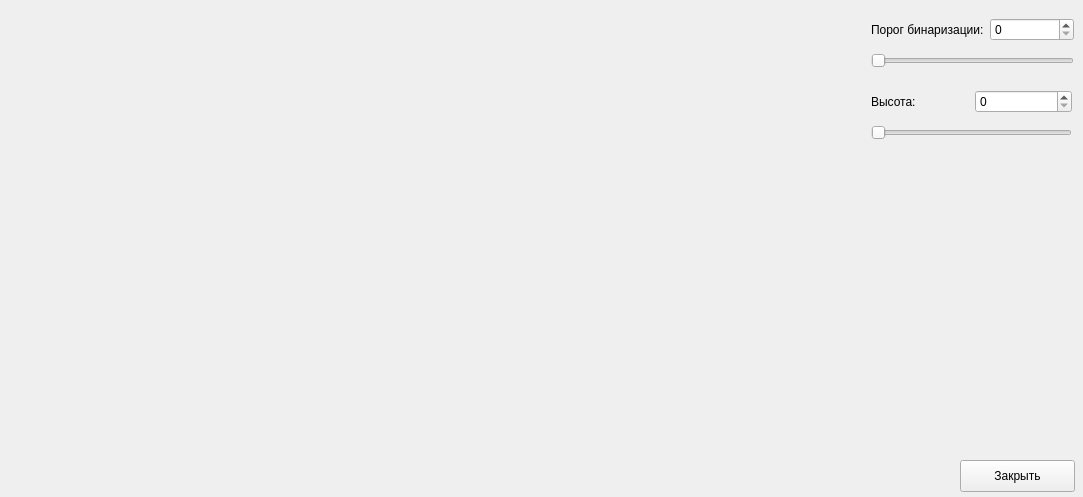
<?xml version="1.0" encoding="UTF-8"?>
<ui version="4.0">
 <class>FilterDialog</class>
 <widget class="QDialog" name="FilterDialog">
  <property name="geometry">
   <rect>
    <x>0</x>
    <y>0</y>
    <width>1083</width>
    <height>497</height>
   </rect>
  </property>
  <property name="windowTitle">
   <string>Dialog</string>
  </property>
  <widget class="QPushButton" name="closeButton">
   <property name="geometry">
    <rect>
     <x>960</x>
     <y>460</y>
     <width>115</width>
     <height>32</height>
    </rect>
   </property>
   <property name="focusPolicy">
    <enum>Qt::NoFocus</enum>
   </property>
   <property name="text">
    <string>Закрыть</string>
   </property>
  </widget>
  <widget class="QWidget" name="">
   <property name="geometry">
    <rect>
     <x>871</x>
     <y>12</y>
     <width>203</width>
     <height>62</height>
    </rect>
   </property>
   <layout class="QVBoxLayout" name="verticalLayout">
    <item>
     <layout class="QHBoxLayout" name="horizontalLayout">
      <item>
       <widget class="QLabel" name="label">
        <property name="text">
         <string>Порог бинаризации:</string>
        </property>
       </widget>
      </item>
      <item>
       <widget class="QSpinBox" name="spinBox">
        <property name="maximum">
         <number>255</number>
        </property>
       </widget>
      </item>
     </layout>
    </item>
    <item>
     <widget class="QSlider" name="horizontalSlider">
      <property name="maximum">
       <number>255</number>
      </property>
      <property name="singleStep">
       <number>1</number>
      </property>
      <property name="orientation">
       <enum>Qt::Horizontal</enum>
      </property>
     </widget>
    </item>
   </layout>
  </widget>
  <widget class="QWidget" name="">
   <property name="geometry">
    <rect>
     <x>871</x>
     <y>84</y>
     <width>201</width>
     <height>62</height>
    </rect>
   </property>
   <layout class="QVBoxLayout" name="verticalLayout_2">
    <item>
     <layout class="QHBoxLayout" name="horizontalLayout_2">
      <item>
       <widget class="QLabel" name="labelBlur">
        <property name="text">
         <string>Высота:</string>
        </property>
       </widget>
      </item>
      <item>
       <widget class="QSpinBox" name="spinBoxBlur"/>
      </item>
     </layout>
    </item>
    <item>
     <widget class="QSlider" name="horizontalSliderBlur">
      <property name="orientation">
       <enum>Qt::Horizontal</enum>
      </property>
     </widget>
    </item>
   </layout>
  </widget>
 </widget>
 <resources/>
 <connections>
  <connection>
   <sender>spinBox</sender>
   <signal>valueChanged(int)</signal>
   <receiver>horizontalSlider</receiver>
   <slot>setValue(int)</slot>
   <hints>
    <hint type="sourcelabel">
     <x>1023</x>
     <y>22</y>
    </hint>
    <hint type="destinationlabel">
     <x>967</x>
     <y>63</y>
    </hint>
   </hints>
  </connection>
  <connection>
   <sender>horizontalSlider</sender>
   <signal>valueChanged(int)</signal>
   <receiver>spinBox</receiver>
   <slot>setValue(int)</slot>
   <hints>
    <hint type="sourcelabel">
     <x>1014</x>
     <y>63</y>
    </hint>
    <hint type="destinationlabel">
     <x>1035</x>
     <y>20</y>
    </hint>
   </hints>
  </connection>
  <connection>
   <sender>spinBoxBlur</sender>
   <signal>valueChanged(int)</signal>
   <receiver>horizontalSliderBlur</receiver>
   <slot>setValue(int)</slot>
   <hints>
    <hint type="sourcelabel">
     <x>1011</x>
     <y>97</y>
    </hint>
    <hint type="destinationlabel">
     <x>918</x>
     <y>134</y>
    </hint>
   </hints>
  </connection>
  <connection>
   <sender>horizontalSliderBlur</sender>
   <signal>valueChanged(int)</signal>
   <receiver>spinBoxBlur</receiver>
   <slot>setValue(int)</slot>
   <hints>
    <hint type="sourcelabel">
     <x>991</x>
     <y>139</y>
    </hint>
    <hint type="destinationlabel">
     <x>1016</x>
     <y>98</y>
    </hint>
   </hints>
  </connection>
 </connections>
</ui>
